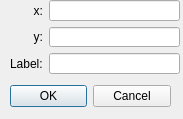
<?xml version="1.0" encoding="UTF-8"?>
<ui version="4.0">
 <class>AddPointIndependent</class>
 <widget class="QDialog" name="AddPointIndependent">
  <property name="geometry">
   <rect>
    <x>0</x>
    <y>0</y>
    <width>183</width>
    <height>119</height>
   </rect>
  </property>
  <property name="windowTitle">
   <string>Dialog</string>
  </property>
  <widget class="QDialogButtonBox" name="button_box">
   <property name="geometry">
    <rect>
     <x>10</x>
     <y>80</y>
     <width>161</width>
     <height>32</height>
    </rect>
   </property>
   <property name="orientation">
    <enum>Qt::Horizontal</enum>
   </property>
   <property name="standardButtons">
    <set>QDialogButtonBox::Cancel|QDialogButtonBox::Ok</set>
   </property>
  </widget>
  <widget class="QWidget" name="formLayoutWidget">
   <property name="geometry">
    <rect>
     <x>10</x>
     <y>0</y>
     <width>170</width>
     <height>74</height>
    </rect>
   </property>
   <layout class="QFormLayout" name="formLayout">
    <property name="labelAlignment">
     <set>Qt::AlignRight|Qt::AlignTrailing|Qt::AlignVCenter</set>
    </property>
    <property name="formAlignment">
     <set>Qt::AlignLeading|Qt::AlignLeft|Qt::AlignTop</set>
    </property>
    <item row="0" column="0">
     <widget class="QLabel" name="xCoordinateLabel">
      <property name="text">
       <string>x:</string>
      </property>
      <property name="alignment">
       <set>Qt::AlignRight|Qt::AlignTrailing|Qt::AlignVCenter</set>
      </property>
     </widget>
    </item>
    <item row="0" column="1">
     <widget class="QLineEdit" name="x">
      <property name="text">
       <string/>
      </property>
     </widget>
    </item>
    <item row="1" column="0">
     <widget class="QLabel" name="yCoordinateLabel">
      <property name="text">
       <string>y:</string>
      </property>
      <property name="alignment">
       <set>Qt::AlignRight|Qt::AlignTrailing|Qt::AlignVCenter</set>
      </property>
      <property name="margin">
       <number>0</number>
      </property>
      <property name="indent">
       <number>-1</number>
      </property>
     </widget>
    </item>
    <item row="1" column="1">
     <widget class="QLineEdit" name="y"/>
    </item>
    <item row="2" column="0">
     <widget class="QLabel" name="labelLabel">
      <property name="text">
       <string>Label:</string>
      </property>
     </widget>
    </item>
    <item row="2" column="1">
     <widget class="QLineEdit" name="label"/>
    </item>
   </layout>
  </widget>
 </widget>
 <resources/>
 <connections>
  <connection>
   <sender>button_box</sender>
   <signal>accepted()</signal>
   <receiver>AddPointIndependent</receiver>
   <slot>accept()</slot>
   <hints>
    <hint type="sourcelabel">
     <x>248</x>
     <y>254</y>
    </hint>
    <hint type="destinationlabel">
     <x>157</x>
     <y>274</y>
    </hint>
   </hints>
  </connection>
  <connection>
   <sender>button_box</sender>
   <signal>rejected()</signal>
   <receiver>AddPointIndependent</receiver>
   <slot>reject()</slot>
   <hints>
    <hint type="sourcelabel">
     <x>316</x>
     <y>260</y>
    </hint>
    <hint type="destinationlabel">
     <x>286</x>
     <y>274</y>
    </hint>
   </hints>
  </connection>
 </connections>
</ui>
